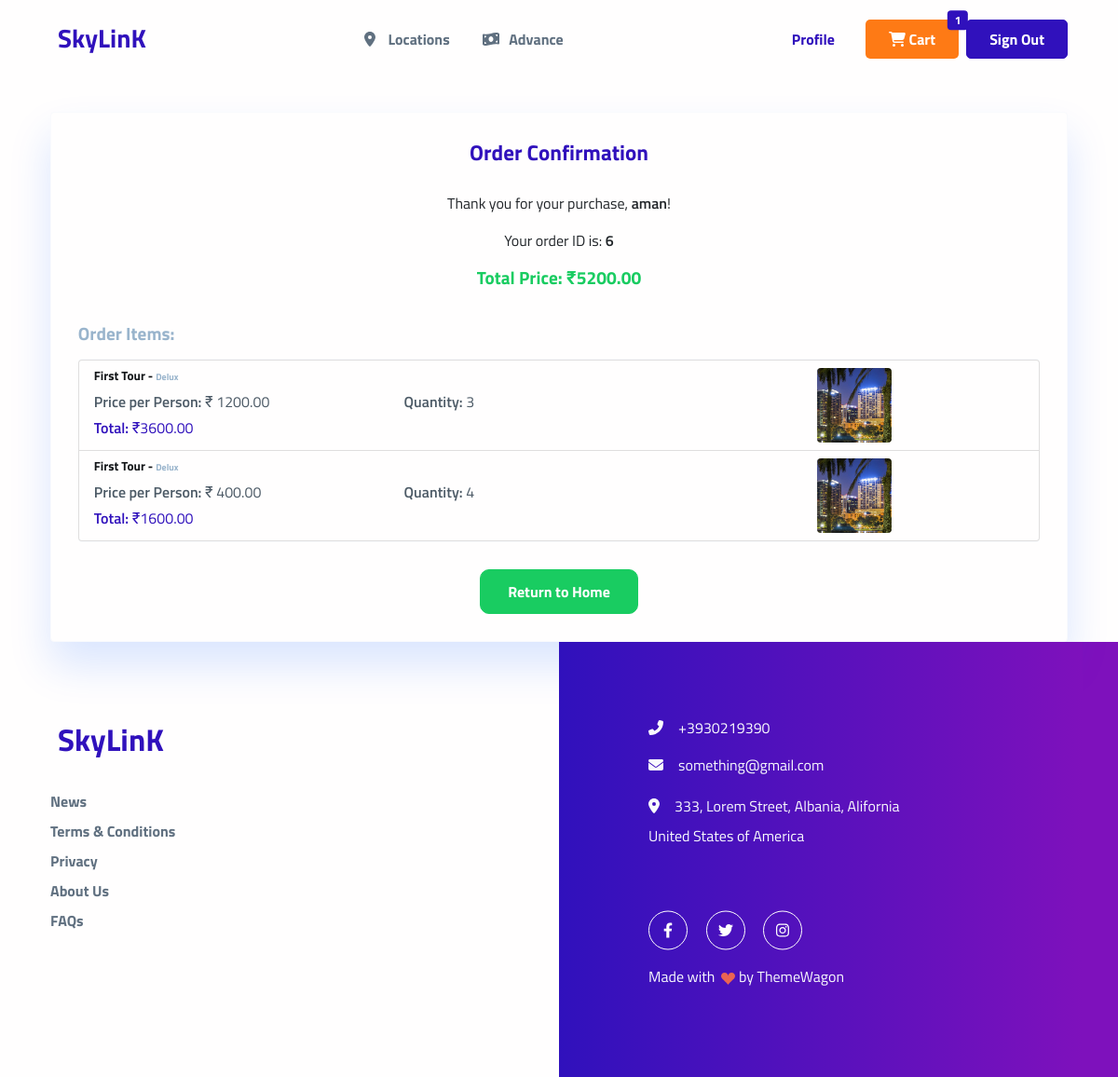
Page /order/confirmation/6/ (signed in) on the committed database.
### travel/models.py (models this page shows, shortened)
class Order(models.Model):
    STATUS_CHOICES = [
        ('Pending', 'Pending'),
        ('Completed', 'Completed'),
        ('Cancelled', 'Cancelled'),
    ]
    user = models.ForeignKey(User, on_delete=models.CASCADE)
    total_price = models.DecimalField(max_digits=10, decimal_places=2)
    status = models.CharField(choices=STATUS_CHOICES,
                              default='Pending', max_length=10)
    created_at = models.DateTimeField(auto_now_add=True)

class OrderItem(models.Model):
    order = models.ForeignKey(
        Order, on_delete=models.CASCADE, related_name="items")
    tour = models.ForeignKey('Tour', on_delete=models.CASCADE)
    t_class = models.ForeignKey('T_class', on_delete=models.CASCADE)
    quantity = models.PositiveIntegerField(default=1)
    adult_price = models.DecimalField(
        max_digits=10, decimal_places=2, null=True, blank=True)
    twin_sharing_price = models.DecimalField(
        max_digits=10, decimal_places=2, null=True, blank=True)
    extra_price = models.DecimalField(
        max_digits=10, decimal_places=2, null=True, blank=True)
    def total_price(self):
        if self.adult_price:
            return self.adult_price * self.quantity
        elif self.twin_sharing_price:
            return self.twin_sharing_price * self.quantity
        elif self.extra_price:
            return self.extra_price * self.quantity
        return 0.00

class Tour(models.Model):
    code = models.CharField(max_length=50, unique=True,
                            default=uuid.uuid4, help_text="Unique code for the tour.")
    tour_type = models.ForeignKey(
        TourType, on_delete=models.CASCADE, related_name="tours", help_text="Type of the tour.")
    short_description = models.CharField(
        max_length=255, help_text="Short title or description of the tour.")
    type = models.ForeignKey(TourTypeOption, on_delete=models.CASCADE,
                             related_name="tours", help_text="Tour type option.")
    long_description = models.TextField(
        help_text="Detailed description of the tour.")
    category = models.ForeignKey(TourCategory, on_delete=models.CASCADE,
                                 related_name="tours", help_text="Category of the tour.")
    number_of_nights = models.PositiveIntegerField(
        help_text="Number of nights for the tour.")
    number_of_days = models.PositiveIntegerField(
        help_text="Number of days for the tour.")
    currency = models.ForeignKey(Currency, on_delete=models.CASCADE,
                                 related_name="tours", help_text="Currency for pricing.")
    departure_city = models.CharField(
        max_length=100, help_text="City of departure.")
    feature = models.BooleanField(
        default=False, help_text="Mark as a featured tour.")
    new_arrival = models.BooleanField(
        default=False, help_text="Mark as a new arrival.")
    clearance_sale = models.BooleanField(
        default=False, help_text="Mark as a clearance sale.")
    active = models.BooleanField(default=True, help_text="Is the tour active?")

class T_class(models.Model):
    name = models.CharField(
        max_length=100, help_text="Name of the t=class")

class TourPhoto(models.Model):
    tour = models.ForeignKey(
        Tour, on_delete=models.CASCADE, related_name="photos", help_text="Related tour for the photo.")
    image = models.ImageField(upload_to="tour_photos/",
                              help_text="Upload tour photo.")

### travel/views.py (the view)
@my_login_required
def order_confirmation(request, order_id):
    try:
        order = Order.objects.get(id=order_id, user=request.user)
        order_items = order.items.all()  # Get all the items associated with this order
        total_price = order.total_price  # Get the total price from the order
        return render(request, 'order/order_confirmation.html', {
            'order': order,
            'order_items': order_items,
            'total_price': total_price
        })
    except Order.DoesNotExist:
        return render(request, 'order/order_confirmation.html', {
            'error': "Order not found or you don't have permission to view this order."
        })

### travel/context_processors.py (called while the page is built, shortened)
def cart_items_count(request):
    if request.user.is_authenticated:
        cart, _ = Cart.objects.get_or_create(user=request.user)
    return {'cart_items_count': cart.items.count()}

### travel/templates/order/order_confirmation.html
{% extends "base.html" %}
{% block content %}
<div class="container mt-8">
    <div class="card shadow-sm border-light p-4">
        <h4 class="card-title text-center text-primary font-weight-bold mb-4">Order Confirmation</h4>
        <div class="text-center mb-4">
            <p>Thank you for your purchase, <strong>{{ order.user.username }}</strong>!</p>
            <p>Your order ID is: <strong>{{ order.id }}</strong></p>
            <p class="h5 text-success">Total Price: ₹{{ total_price }}</p>
        </div>
        <h5 class="mb-3 text-muted">Order Items:</h5>
        <div class="list-group mb-4">
            {% for item in order.items.all %}
            <div class="list-group-item d-flex align-items-center">
                <div class="row w-100">
                    <div class="col-md-8">
                        <h6 class="font-weight-bold">{{ item.tour.short_description }} - <small class="text-muted">{{ item.t_class.name }}</small></h6>
                        <div class="row">
                            <div class="col-sm-6">
                                <p class="mb-1"><strong>Price per Person:</strong> ₹
                                    {% if item.adult_price %}
                                        {{ item.adult_price }}
                                    {% elif item.twin_sharing_price %}
                                        {{ item.twin_sharing_price }}
                                    {% elif item.extra_price %}
                                        {{ item.extra_price }}
                                    {% endif %}
                                </p>
                            </div>
                            <div class="col-sm-6">
                                <p class="mb-1"><strong>Quantity:</strong> {{ item.quantity }}</p>
                            </div>
                            <div class="col-12">
                                <p class="text-primary mb-1"><strong>Total:</strong> ₹{{ item.total_price }}</p>
                            </div>
                        </div>
                    </div>
                    <div class="col-md-4 text-center">
                        {% if item.tour.photos.exists %}
                            <img src="{{ item.tour.photos.first.image.url }}" class="img-fluid rounded" alt="Tour Image" style="width: 80px; height: 80px; object-fit: cover;"/>
                        {% else %}
                            <p>No image available</p>
                        {% endif %}
                    </div>
                </div>
            </div>
            {% endfor %}
        </div>
        <div class="text-center">
            <a href="/" class="btn btn-success btn-lg">Return to Home</a>
        </div>
    </div>
</div>
{% endblock %}

### rows in the picture
Order: user.username "aman", id "6", total_price "5200.00"
OrderItem: tour.short_description "First Tour", t_class.name "Delux", adult_price "1200.00", quantity "3", total_price "3600.00", tour.photos.first.image (picture)
OrderItem: tour.short_description "First Tour", t_class.name "Delux", twin_sharing_price "400.00", quantity "4", total_price "1600.00", tour.photos.first.image (picture)

### other values in the picture
{{ cart_items_count }} "1"
